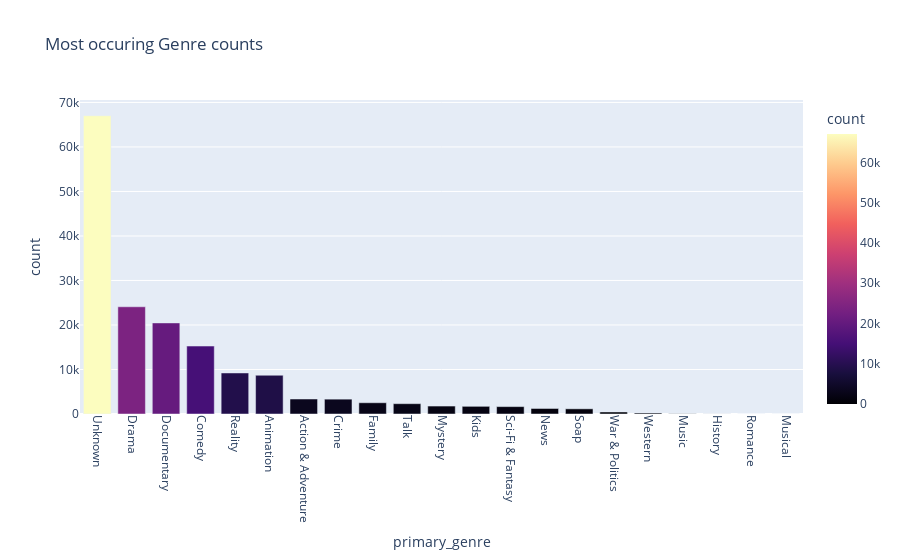

Notebook source saved alongside this figure:
### Code cell
fig = px.bar(genres_counts, x="primary_genre", y='count', title="Most occuring Genre counts", color='count', color_continuous_scale='Magma')

fig.update_xaxes(tickangle=90)

fig.show()

### Figure 1 — Plotly figure (JSON) as saved in the notebook; plotly's stock layout.template omitted (floating-point values rounded to 4 significant figures)
{"data": [{"hovertemplate": "primary_genre=%{x}<br>count=%{marker.color}<extra></extra>", "legendgroup": "", "marker": {"color": [67024, 24091, 20465, 15266, 9221, 8707, 3370, 3336, 2530, 2318, 1786, 1726, 1660, 1241, 1164, 453, 226, 43, 12, 7, 1], "coloraxis": "coloraxis", "pattern": {"shape": ""}}, "name": "", "orientation": "v", "showlegend": false, "textposition": "auto", "type": "bar", "x": ["Unknown", "Drama", "Documentary", "Comedy", "Reality", "Animation", "Action & Adventure", "Crime", "Family", "Talk", "Mystery", "Kids", "Sci-Fi & Fantasy", "News", "Soap", "War & Politics", "Western", "Music", "History", "Romance", "Musical"], "xaxis": "x", "y": [67024, 24091, 20465, 15266, 9221, 8707, 3370, 3336, 2530, 2318, 1786, 1726, 1660, 1241, 1164, 453, 226, 43, 12, 7, 1], "yaxis": "y"}], "layout": {"barmode": "relative", "coloraxis": {"colorbar": {"title": {"text": "count"}}, "colorscale": [[0, "#000004"], [0.1111, "#180f3d"], [0.2222, "#440f76"], [0.3333, "#721f81"], [0.4444, "#9e2f7f"], [0.5556, "#cd4071"], [0.6667, "#f1605d"], [0.7778, "#fd9668"], [0.8889, "#feca8d"], [1, "#fcfdbf"]]}, "legend": {"tracegroupgap": 0}, "title": {"text": "Most occuring Genre counts"}, "xaxis": {"anchor": "y", "domain": [0, 1], "tickangle": 90, "title": {"text": "primary_genre"}}, "yaxis": {"anchor": "x", "domain": [0, 1], "title": {"text": "count"}}}}
